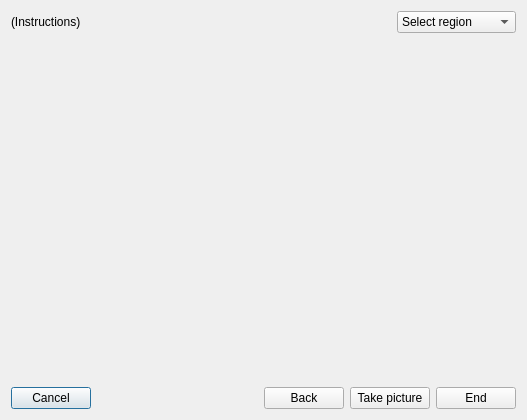
<?xml version="1.0" encoding="UTF-8"?>
<ui version="4.0">
    <class>addObjectDialog</class>
    <widget class="QDialog" name="addObjectDialog">
        <property name="geometry">
            <rect>
                <x>0</x>
                <y>0</y>
                <width>527</width>
                <height>420</height>
            </rect>
        </property>
        <property name="windowTitle">
            <string>Add object</string>
        </property>
        <layout class="QVBoxLayout" name="verticalLayout" stretch="0,1,0">
            <item>
                <layout class="QHBoxLayout" name="horizontalLayout_3" stretch="1,0">
                    <item>
                        <widget class="QLabel" name="label_instruction">
                            <property name="text">
                                <string>(Instructions)</string>
                            </property>
                        </widget>
                    </item>
                    <item>
                        <widget class="QComboBox" name="comboBox_selection">
                            <item>
                                <property name="text">
                                    <string>Select region</string>
                                </property>
                            </item>
                            <item>
                                <property name="text">
                                    <string>Select keypoints</string>
                                </property>
                            </item>
                        </widget>
                    </item>
                </layout>
            </item>
            <item>
                <layout class="QHBoxLayout" name="horizontalLayout_2">
                    <item>
                        <widget class="find_object::ObjWidget" name="cameraView" native="true"/>
                    </item>
                    <item>
                        <widget class="find_object::ObjWidget" name="objectView" native="true"/>
                    </item>
                </layout>
            </item>
            <item>
                <layout class="QHBoxLayout" name="horizontalLayout">
                    <item>
                        <widget class="QPushButton" name="pushButton_cancel">
                            <property name="text">
                                <string>Cancel</string>
                            </property>
                        </widget>
                    </item>
                    <item>
                        <spacer name="horizontalSpacer">
                            <property name="orientation">
                                <enum>Qt::Horizontal</enum>
                            </property>
                            <property name="sizeHint" stdset="0">
                                <size>
                                    <width>40</width>
                                    <height>20</height>
                                </size>
                            </property>
                        </spacer>
                    </item>
                    <item>
                        <widget class="QPushButton" name="pushButton_back">
                            <property name="text">
                                <string>Back</string>
                            </property>
                        </widget>
                    </item>
                    <item>
                        <widget class="QPushButton" name="pushButton_takePicture">
                            <property name="text">
                                <string>Take picture</string>
                            </property>
                        </widget>
                    </item>
                    <item>
                        <widget class="QPushButton" name="pushButton_next">
                            <property name="text">
                                <string>End</string>
                            </property>
                        </widget>
                    </item>
                </layout>
            </item>
        </layout>
    </widget>
    <customwidgets>
        <customwidget>
            <class>find_object::ObjWidget</class>
            <extends>QWidget</extends>
            <header>find_object/ObjWidget.h</header>
            <container>1</container>
        </customwidget>
    </customwidgets>
    <resources/>
    <connections/>
</ui>
